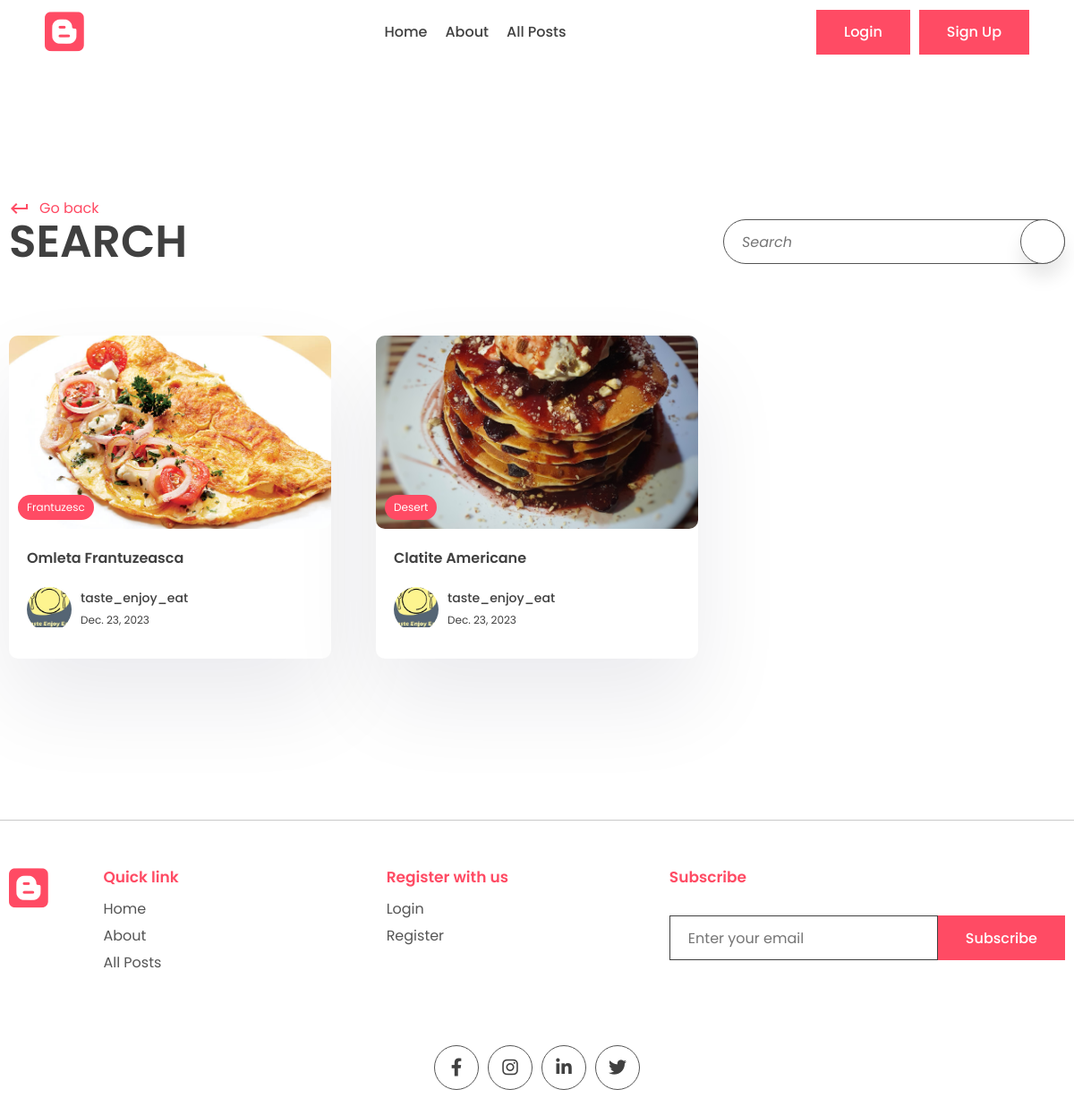
The app's page /search/ with its own data.
### app/models.py (models this page shows, shortened)
class Post(models.Model):
    title = models.CharField(max_length=200)
    content = models.TextField()
    last_updated = models.DateTimeField(auto_now=True)
    slug = models.SlugField(max_length=200, unique=True)
    image = models.ImageField(null=True, blank=True, upload_to="images/")
    tags = models.ManyToManyField(Tag, blank=True, related_name='post')
    view_count = models.IntegerField(null=True, blank=True)
    is_featured = models.BooleanField(default=False)    # to show recommended posts
    author = models.ForeignKey(User, on_delete=models.CASCADE, null=True, blank=True)
    bookmark = models.ManyToManyField(User, related_name='bookmarks', default=None, blank=True)
    likes = models.ManyToManyField(User, related_name='post_like', default=None, blank=True)

class Tag(models.Model):
    name = models.CharField(max_length=100)
    description = models.CharField(max_length=100)
    slug = models.SlugField(max_length=200, unique=True)

class Profile(models.Model):
    user = models.OneToOneField(User, on_delete=models.CASCADE)
    profile_image = models.ImageField(null=True, blank=True, upload_to="images/")
    slug = models.SlugField(max_length=200, unique=True)
    bio = models.TextField(null=True, blank=True)

### app/views.py (the view)
# urls.py: path('search/', views.search_post, name='search'),
def search_post(request):
    search_query = ''  # To display the search query in the search results page.
    if request.GET.get('q'):  # q is the name of the input field in the search form.
        search_query = request.GET.get('q')
    posts = Post.objects.filter(title__icontains=search_query)
    context = {
        'posts': posts,
        'search_query': search_query
    }
    return render(request, 'app/search.html', context)

### app/templates/app/search.html (shortened to what this page needs)
{% extends 'base.html' %}
{% block content %}
    <main>
      <div class="container">
        <div class="page-top">
          <div class="top flex">
            <div class="page-name">
              <a href="#" class="learn">
                <span class="material-icons"> keyboard_return </span> Go back
              </a>
              <h1>Search</h1>
            </div>
            <form class="search-bar s-active" method="GET">
                <label>
                    <input type="text" placeholder="Search" name="q" value="{{ search_query }}"/>
                </label>
                <button type="submit" class="animated-search" title="Search">
              </button>
            </form>
          </div>
        </div>
      </div>
    </main>
    <section class="sp">
      <div class="container">
        <div class="grid">
            {% for post in posts %}
          <a href="{% url 'post_page' post.slug %}">
            <div class="card">
              <div class="post-img">
                <img src="{{ post.image.url }}" alt="" />
                <div class="tag">{{ post.tags.all.0.name }}</div>
              </div>
              <div class="card-content">
                <h3>
                  {{ post.title }}
                </h3>
                <div class="author">
                  <div class="profile-pic">
                    <img src="{{ post.author.profile.profile_image.url }}" alt="" />
                  </div>
                  <div class="details">
                    <p>{{ post.author.first_name }}</p>
                    <small>{{ post.last_updated|date }}</small>
                  </div>
                </div>
              </div>
            </div>
          </a>
            {% endfor %}
        </div>
      </div>
    </section>
{% endblock %}

### app/static/app/style.css (style rules this page uses)
* { margin: 0; padding: 0; box-sizing: border-box; text-decoration: none; border: none; outline: none; list-style: none; font-family: "Poppins", sans-serif; color: var(--black); }
:root { --red: #ff4b64; --black: #404040; --des: #555555; --shadow: #ffffff1a 0px 1px 1px 0px inset, #32325d40 0px 50px 100px -20px, #0000004d 0px 30px 60px -30px; --shadow2: rgba(17, 12, 46, 0.084) 0px 48px 100px 0px; }
html { font-size: 62.5%; }
[class*="grid"] { display: grid; }
img { width: 100%; }
.container { max-width: 1220px; margin: auto; padding: 0 10px; }
p, a { font-size: 1.6rem; color: var(--des); }
input, textarea { font-size: 1.6rem; color: var(--black); }
.search-bar, .animated-search { width: 5rem; aspect-ratio: 1/1; border: 1px solid var(--des); border-radius: 50%; display: flex; align-items: center; justify-content: center; background: white; box-shadow: 0 15px 20px #00000018; cursor: pointer; margin-top: 10rem; z-index: 2; }
.search-bar input { display: none; }
.search-bar { box-shadow: unset; border: none; }
.search-bar .animated-search { margin-top: 0; }
.s-active { width: fit-content; border-radius: 5rem; height: 5rem; aspect-ratio: unset; position: relative; padding: 0 6rem; padding-left: 2rem; border: 1px solid var(--des); }
.s-active input { width: 30rem; font-style: italic; height: calc(100% - 2px); display: block; }
.s-active .animated-search { position: absolute !important; top: 50%; transform: translateY(-50%); right: -1px; }
.sp { padding: 8rem 0; }
.post-img { height: 40rem; width: 100%; overflow: hidden; border-radius: 1rem; }
.post-img img { height: 100%; object-fit: cover; object-position: center; }
.learn { display: flex; align-items: center; gap: 1rem; color: var(--red); margin-top: 2rem; }
.learn span { color: #ff4b64; }
.card { background: white; box-shadow: var(--shadow2); border-radius: 1rem; cursor: pointer; transition: 0.3s; }
.post-img { position: relative; }
.tag { position: absolute; bottom: 1rem; left: 1rem; background: var(--red); color: white; border-radius: 5rem; padding: 0.5rem 1rem; font-size: 1.2rem; }
.card-content { padding: 2rem; padding-bottom: 3rem; }
.card h3 { font-size: 1.6rem; font-weight: 600; }
.card .post-img { width: 100%; height: unset; aspect-ratio: 1/0.6; }
.author { display: flex; align-items: center; gap: 1rem; margin-top: 2rem; }
.profile-pic { width: 5rem; aspect-ratio: 1/1; border-radius: 50%; overflow: hidden; }
.author p { color: var(--black); font-weight: 500; font-size: 1.4rem; }
.author small { color: var(--black); font-size: 1.2rem; }
.page-name h1 { font-size: 5rem; text-transform: uppercase; font-weight: 600; line-height: 5rem; }
.flex { display: flex; align-items: flex-end; justify-content: space-between; }
.flex .search-bar { margin-top: 0; }
.grid { grid-template-columns: repeat(3, 1fr); gap: 5rem; }
main { padding-top: 10rem !important; }

### records on screen
Post: image (picture), tags.all.0.name "Frantuzesc", title "Omleta Frantuzeasca", author.profile.profile_image (picture), author.first_name "taste_enjoy_eat", last_updated "Dec. 23, 2023"
Post: image (picture), tags.all.0.name "Desert", title "Clatite Americane", author.profile.profile_image (picture), author.first_name "taste_enjoy_eat", last_updated "Dec. 23, 2023"
